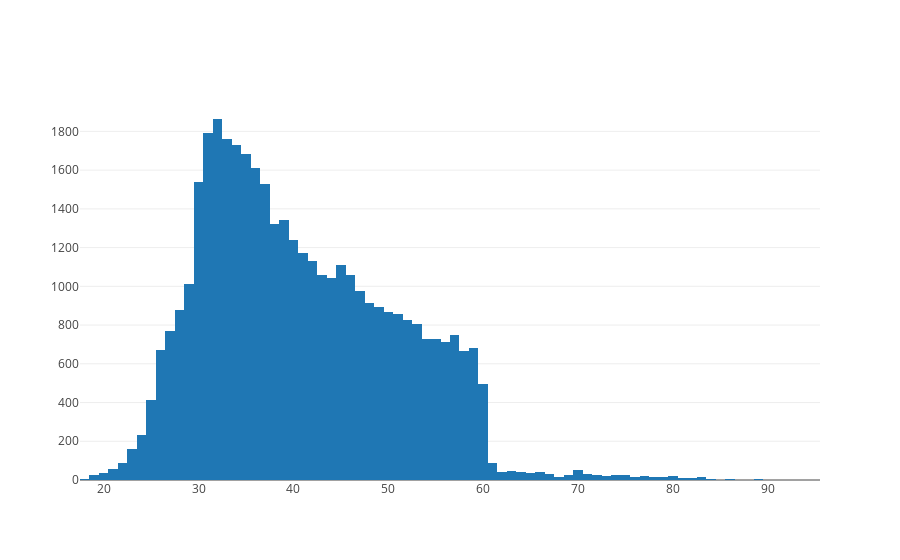

This figure's notebook cell:
### Code cell
no = data[data['y'] == 'no']['age']
age_no = [go.Histogram(x=no)]
iplot(age_no, filename='No')

### Figure 1 — Plotly figure (JSON) as saved in the notebook; plotly's stock layout.template omitted (floating-point values rounded to 4 significant figures; data arrays with more than 128 entries replaced by an {"elided": "..."} marker saying what was removed)
{"data": [{"x": {"elided": "39922 int values"}, "type": "histogram", "uid": "4688006f-9386-48f2-990c-0e7af20d7f99"}], "layout": {}}
